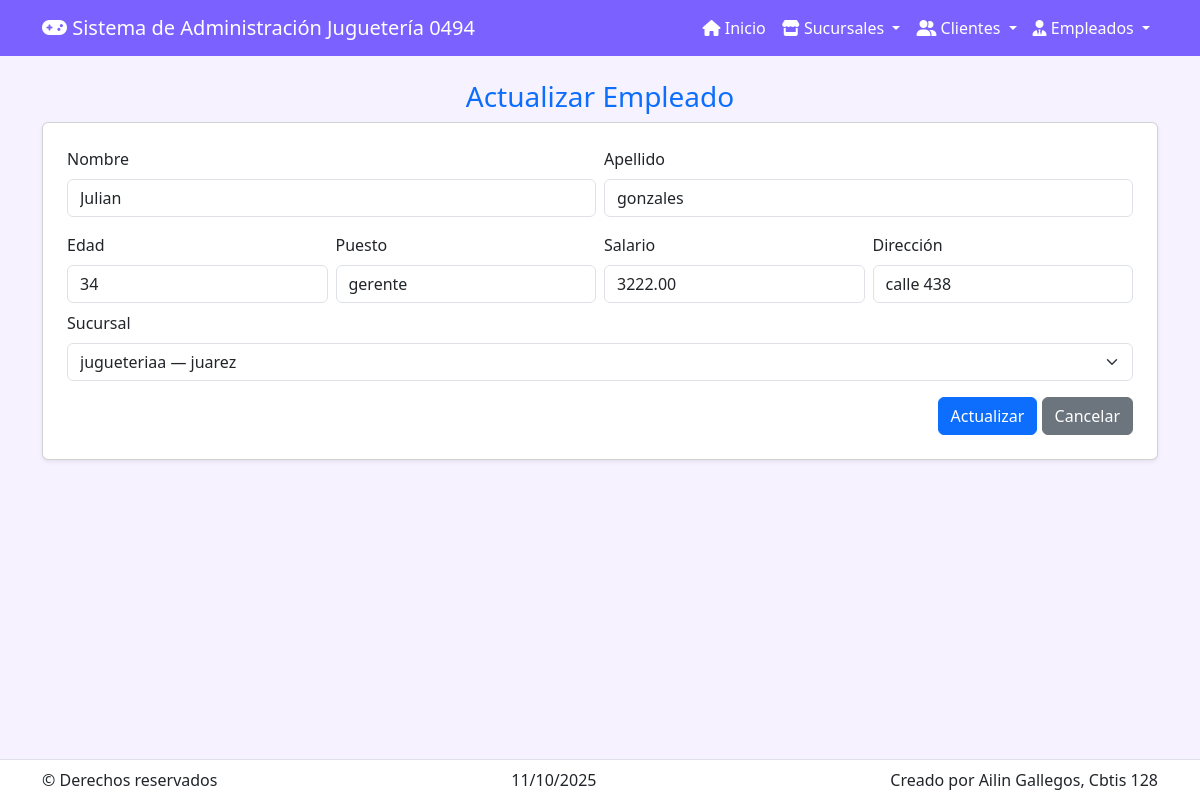
The app's page /empleados/actualizar/1/ with its own data.
### app_Jugueteria/models.py (models this page shows, shortened)
class Empleado(models.Model):
    nombre = models.CharField(max_length=100)
    apellido = models.CharField(max_length=100)
    edad = models.PositiveIntegerField(blank=True, null=True)
    direccion = models.CharField(max_length=200, blank=True, null=True)
    puesto = models.CharField(max_length=100)
    salario = models.DecimalField(max_digits=10, decimal_places=2, blank=True, null=True)
    id_sucursal = models.ForeignKey(Sucursal, on_delete=models.CASCADE, related_name="empleados")

class Sucursal(models.Model):
    nombre = models.CharField(max_length=100)
    direccion = models.CharField(max_length=200)
    ciudad = models.CharField(max_length=100)
    estado = models.CharField(max_length=100)
    telefono = models.CharField(max_length=20, blank=True, null=True)
    codigo_postal = models.CharField(max_length=10, blank=True, null=True)
    email = models.EmailField(blank=True, null=True)
    imagen = models.ImageField(upload_to='sucursales/', blank=True, null=True)

### app_Jugueteria/views.py (the view)
# urls.py: path('empleados/actualizar/<int:id>/', views.actualizar_empleado, name='actualizar_empleado'),
def actualizar_empleado(request, id):
    empleado = get_object_or_404(Empleado, id=id)
    sucursales = Sucursal.objects.all().order_by('nombre')
    return render(request, 'empleado/actualizar_empleado.html', {'empleado': empleado, 'sucursales': sucursales})

### app_Jugueteria/templates/empleado/actualizar_empleado.html (shortened to what this page needs)
{% extends 'base.html' %}
{% block content %}
<h3 class="text-center text-primary">Actualizar Empleado</h3>
<form method="POST" action="{% url 'realizar_actualizacion_empleado' empleado.id %}" class="card p-4 shadow-sm bg-white">
    <div class="row g-2">
        <div class="col-md-6">
            <label class="form-label">Nombre</label>
            <input name="nombre" value="{{ empleado.nombre }}" class="form-control">
        </div>
        <div class="col-md-6">
            <label class="form-label">Apellido</label>
            <input name="apellido" value="{{ empleado.apellido }}" class="form-control">
        </div>
    </div>
    <div class="row g-2 mt-2">
        <div class="col-md-3">
            <label class="form-label">Edad</label>
            <input name="edad" type="number" value="{{ empleado.edad }}" class="form-control">
        </div>
        <div class="col-md-3">
            <label class="form-label">Puesto</label>
            <input name="puesto" value="{{ empleado.puesto }}" class="form-control">
        </div>
        <div class="col-md-3">
            <label class="form-label">Salario</label>
            <input name="salario" type="number" step="0.01" value="{{ empleado.salario }}" class="form-control">
        </div>
        <div class="col-md-3">
            <label class="form-label">Dirección</label>
            <input name="direccion" value="{{ empleado.direccion }}" class="form-control">
        </div>
    </div>
    <div class="mt-2">
        <label class="form-label">Sucursal</label>
        <select name="id_sucursal" class="form-select">
            {% for s in sucursales %}
            <option value="{{ s.id }}" {% if empleado.id_sucursal and empleado.id_sucursal.id == s.id %}selected{% endif %}>
                {{ s.nombre }} — {{ s.ciudad }}
            </option>
            {% endfor %}
        </select>
    </div>
    <div class="mt-3 text-end">
        <button class="btn btn-primary">Actualizar</button>
        <a href="{% url 'ver_empleados' %}" class="btn btn-secondary">Cancelar</a>
    </div>
</form>
{% endblock %}

### app_Jugueteria/templates/base.html (style rules this page uses)
:root { --primario:#7b61ff;--secundario:#f6f2ff }
body { background:var(--secundario);padding-bottom:80px }

### records on screen
Empleado: nombre "Julian", apellido "gonzales", edad "34", puesto "gerente", salario "3222.00", direccion "calle 438", id_sucursal "jugueteriaa — juarez"
